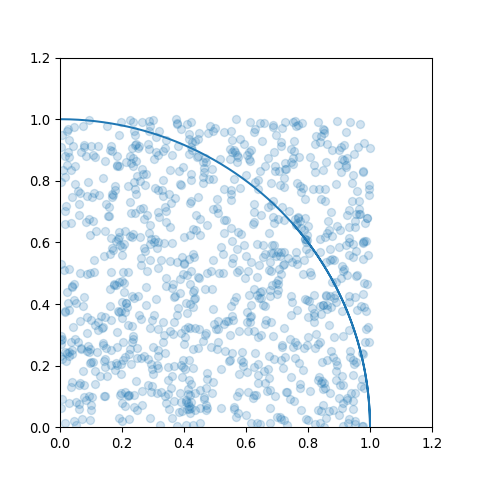

The script that drew this image:
import numpy as np
#import pandas as pd
import matplotlib.pyplot as plt


n=1000
x_list=np.random.rand(n)
y_list=np.random.rand(n)

count=0
for x,y in zip(x_list, y_list):
    if x**2.+y**2.<1:
        count=count+1

pi=4.*float(count)/float(n)

print('pi='+str(pi))


theta=np.arange(0,7,0.001)

plt.figure(figsize=(5,5),dpi=96) 
plt.scatter(x_list,y_list,alpha=0.2)
plt.plot(np.cos(theta),np.sin(theta))
plt.xlim(0,1.2)
plt.ylim(0,1.2)
plt.show()
